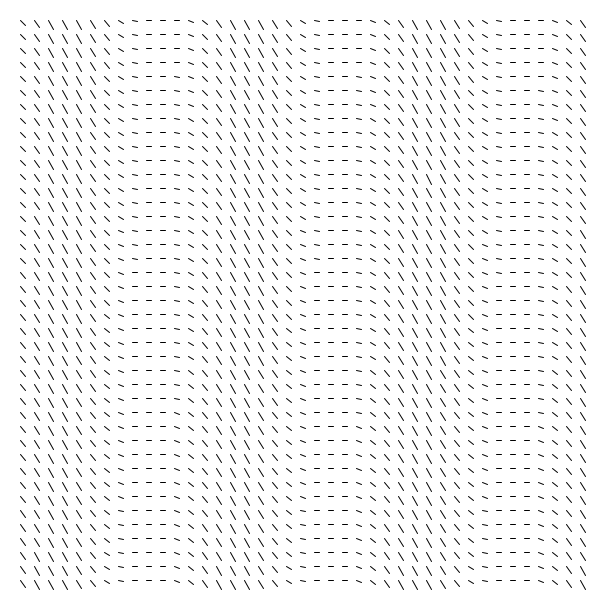
Frame 1 (no input)
Frame 60 (the mouse pressed at the canvas centre just before this capture): identical to frame 1, image omitted
Frame 120 (the mouse held since frame 60 and released just before this capture): identical to frame 1, image omitted

The Processing sketch that drew this single still picture (run headless with seeded random() and noise(); from frame 60 on, the mouse is pressed at the canvas centre):

// Processing sketch: sketch_08_playing_with_sin_loops_nested
// ── sketch_08_playing_with_sin_loops_nested.pde
// Gestalten mit Code - day 04 - beginner lectures

/**
 * Nested loops variation
 * using sine function to offset y2 positions
 *
 */

int num = 40;

void setup() {  
  size(600, 600);
  smooth(8);
}

void draw() {
  background(255);
  
  int counter = 0;
  for (int i=0; i <= num; i++) {
    
    for (int j=0; j <= num; j++) {
      
      float posX = map(i, 0, num, 20, width-20);
      float posY = map(j, 0, num, 20, height-20);
      
      float t = map(counter, 0, (40*40), 0, 3*TWO_PI);
      float sinFunc = sin(t);
      
      float add = map(sinFunc, -1, 1, 0, 10);
      
      line(posX, posY, posX+5, posY+add);
      
      counter++;
    }
    
  }
}
